Frame 1 (no input): blank canvas, image omitted
Frame 60 (no input): blank canvas, image omitted
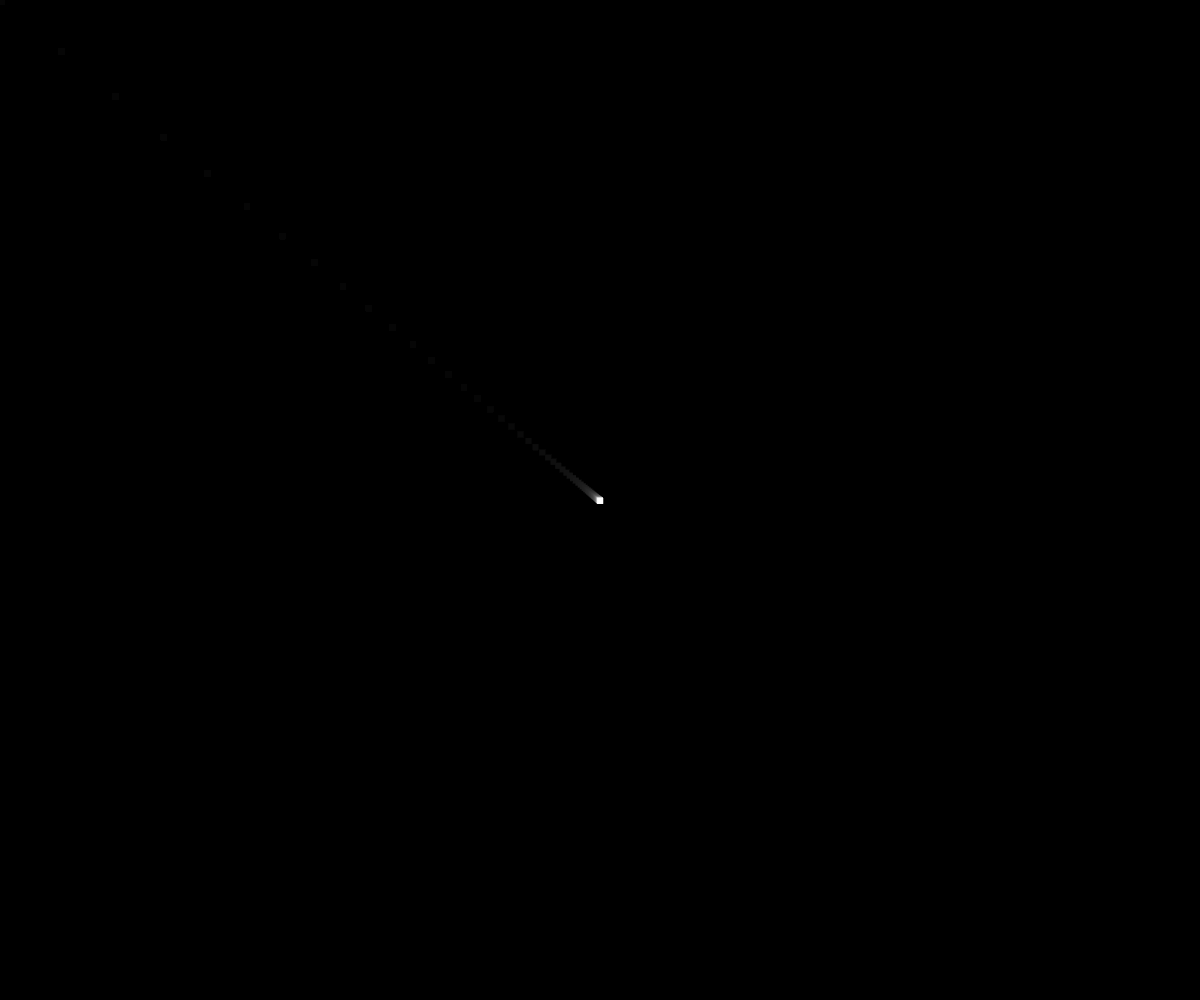
Frame 120 (the mouse pressed at the canvas centre since frame 60)

The p5.js sketch whose frames 1 and 60 were blank and that drew this single picture after the mouse press (run headless with seeded random() and noise() and a simulated clock; from frame 60 on, the mouse is pressed at the canvas centre):

// p5.js sketch
// ── sketch.js
let pixel;

function setup() {
    createCanvas(windowWidth, windowHeight); // Fullscreen canvas
    background(0);
    noCursor(); // Hide default cursor

    // Create the floating pixel (square)
    pixel = new Particle(mouseX, mouseY);
}

function draw() {
    background(0, 20); // Faint fade effect

    // Update pixel position to follow the mouse smoothly
    pixel.followMouse();
    pixel.update();
    pixel.show();
}

// Resize canvas dynamically if the window size changes
function windowResized() {
    resizeCanvas(windowWidth, windowHeight);
    background(0); // Prevents canvas distortion on resize
}

class Particle {
    constructor(x, y) {
        this.x = x;
        this.y = y;
        this.vx = random(-0.3, 0.3);
        this.vy = random(-0.3, 0.3);
        this.size = 6; // Size of the square
    }

    followMouse() {
        // Make square follow the mouse smoothly
        this.x = lerp(this.x, mouseX, 0.1);
        this.y = lerp(this.y, mouseY, 0.1);
    }

    update() {
        // Slight random movement (vacuum effect)
        this.x += this.vx;
        this.y += this.vy;

        // Keep square inside canvas bounds
        if (this.x < 0 || this.x > width) this.vx *= -1;
        if (this.y < 0 || this.y > height) this.vy *= -1;
    }

    show() {
        noStroke();
        fill(255);
        rectMode(CENTER); // Center the square on (x, y)
        rect(this.x, this.y, this.size, this.size);
    }
}
